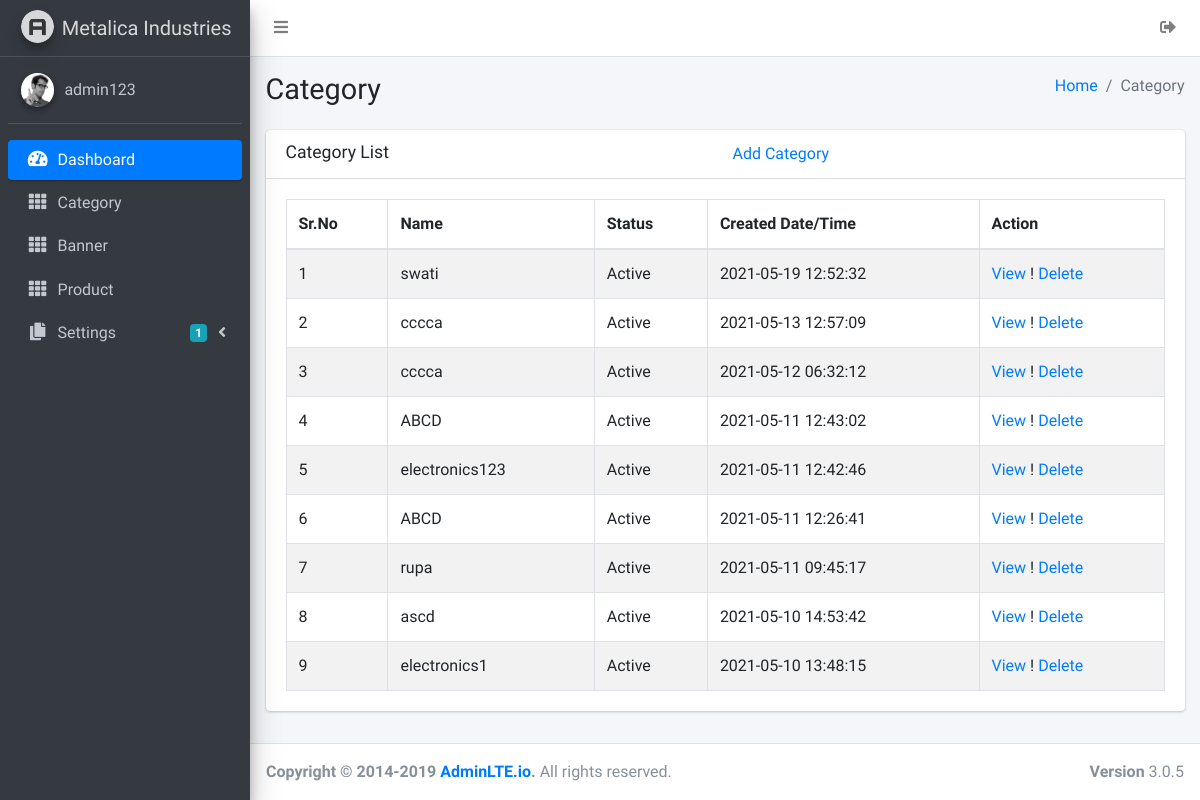
Page /admin/category_viewall.php (signed in) on the committed database.
### tables this page shows
CREATE TABLE `m_categories` (
  `c_id` int(11) NOT NULL,
  `c_name` varchar(255) NOT NULL,
  `c_status` varchar(255) NOT NULL,
  `c_createdat` timestamp NOT NULL DEFAULT current_timestamp(),
  `c_updatedat` timestamp NOT NULL DEFAULT current_timestamp() ON UPDATE current_timestamp()
);

### admin/category_viewall.php (the view, shortened to what this page needs)
<?php
include('layouts/header.php');
?>
<body class="hold-transition sidebar-mini">
<div class="wrapper">
  <?php
include('layouts/navbar.php');
include('layouts/sidebar.php');
?>
  <div class="content-wrapper">
    <section class="content-header">
      <div class="container-fluid">
        <div class="row mb-2">
          <div class="col-sm-6">
            <h1>Category</h1>
          </div>
          <div class="col-sm-6">
            <ol class="breadcrumb float-sm-right">
              <li class="breadcrumb-item"><a href="#">Home</a></li>
              <li class="breadcrumb-item active">Category</li>
            </ol>
          </div>
        </div>
      </div>
    </section>
    <section class="content">
      <div class="container-fluid">
        <div class="row">
          <div class="col-12">
            <div class="card">
              <div class="card-header">
                <div class="row">
                  <div class="col-md-6">
                     <h3 class="card-title">Category List</h3>
                  </div>
                  <div class="col-md-6">
                   <a href="category_add.php">Add Category</a>
                  </div>
                </div>
              </div>
              <div class="card-body">
                <table id="example1" class="table table-bordered table-striped">
                  <thead>
                  <tr>
                    <th>Sr.No</th>
                    <th>Name</th>
                    <th>Status</th>
                    <th>Created Date/Time</th>
                    <th>Action</th>
                  </tr>
                  </thead>
                  <tbody>
                    <?php
                    include('../connection/dbcon.php');
$qry="SELECT * FROM `m_categories` WHERE `c_status`='Active' order by c_id desc ";
$run=mysqli_query($con,$qry);
 $cunt=1;
                 foreach($run as $c)
                 {
                    ?>
                    <tr>
                    <td><?php echo $cunt++ ?></td>
                    <td><?php echo $c['c_name'] ?></td>
                    <td><?php echo $c['c_status'] ?></td>
                    <td><?php echo $c['c_createdat'] ?></td>
                    <td>
                     <a href="category_add.php?c_id=<?php echo $c['c_id'] ?>">View</a> !  <a href="category_add.php?c_id_delete=<?php echo $c['c_id'] ?>">Delete</a>
                    </td>
                  </tr>
                <?php
              }
                ?>
                  </tbody>
                </table>
              </div>
            </div>
          </div>
        </div>
      </div>
    </section>
  </div>
 <?php
include('layouts/footer.php');
?>

### rows in the picture
m_categories: c_name "swati", c_status "Active", c_createdat "2021-05-19 12:52:32"
m_categories: c_name "cccca", c_status "Active", c_createdat "2021-05-13 12:57:09"
m_categories: c_name "cccca", c_status "Active", c_createdat "2021-05-12 06:32:12"
m_categories: c_name "ABCD", c_status "Active", c_createdat "2021-05-11 12:43:02"
m_categories: c_name "electronics123", c_status "Active", c_createdat "2021-05-11 12:42:46"
m_categories: c_name "ABCD", c_status "Active", c_createdat "2021-05-11 12:26:41"
m_categories: c_name "rupa", c_status "Active", c_createdat "2021-05-11 09:45:17"
m_categories: c_name "ascd", c_status "Active", c_createdat "2021-05-10 14:53:42"
m_categories: c_name "electronics1", c_status "Active", c_createdat "2021-05-10 13:48:15"

### other values in the picture
$_SESSION['u_username'] "admin123"
